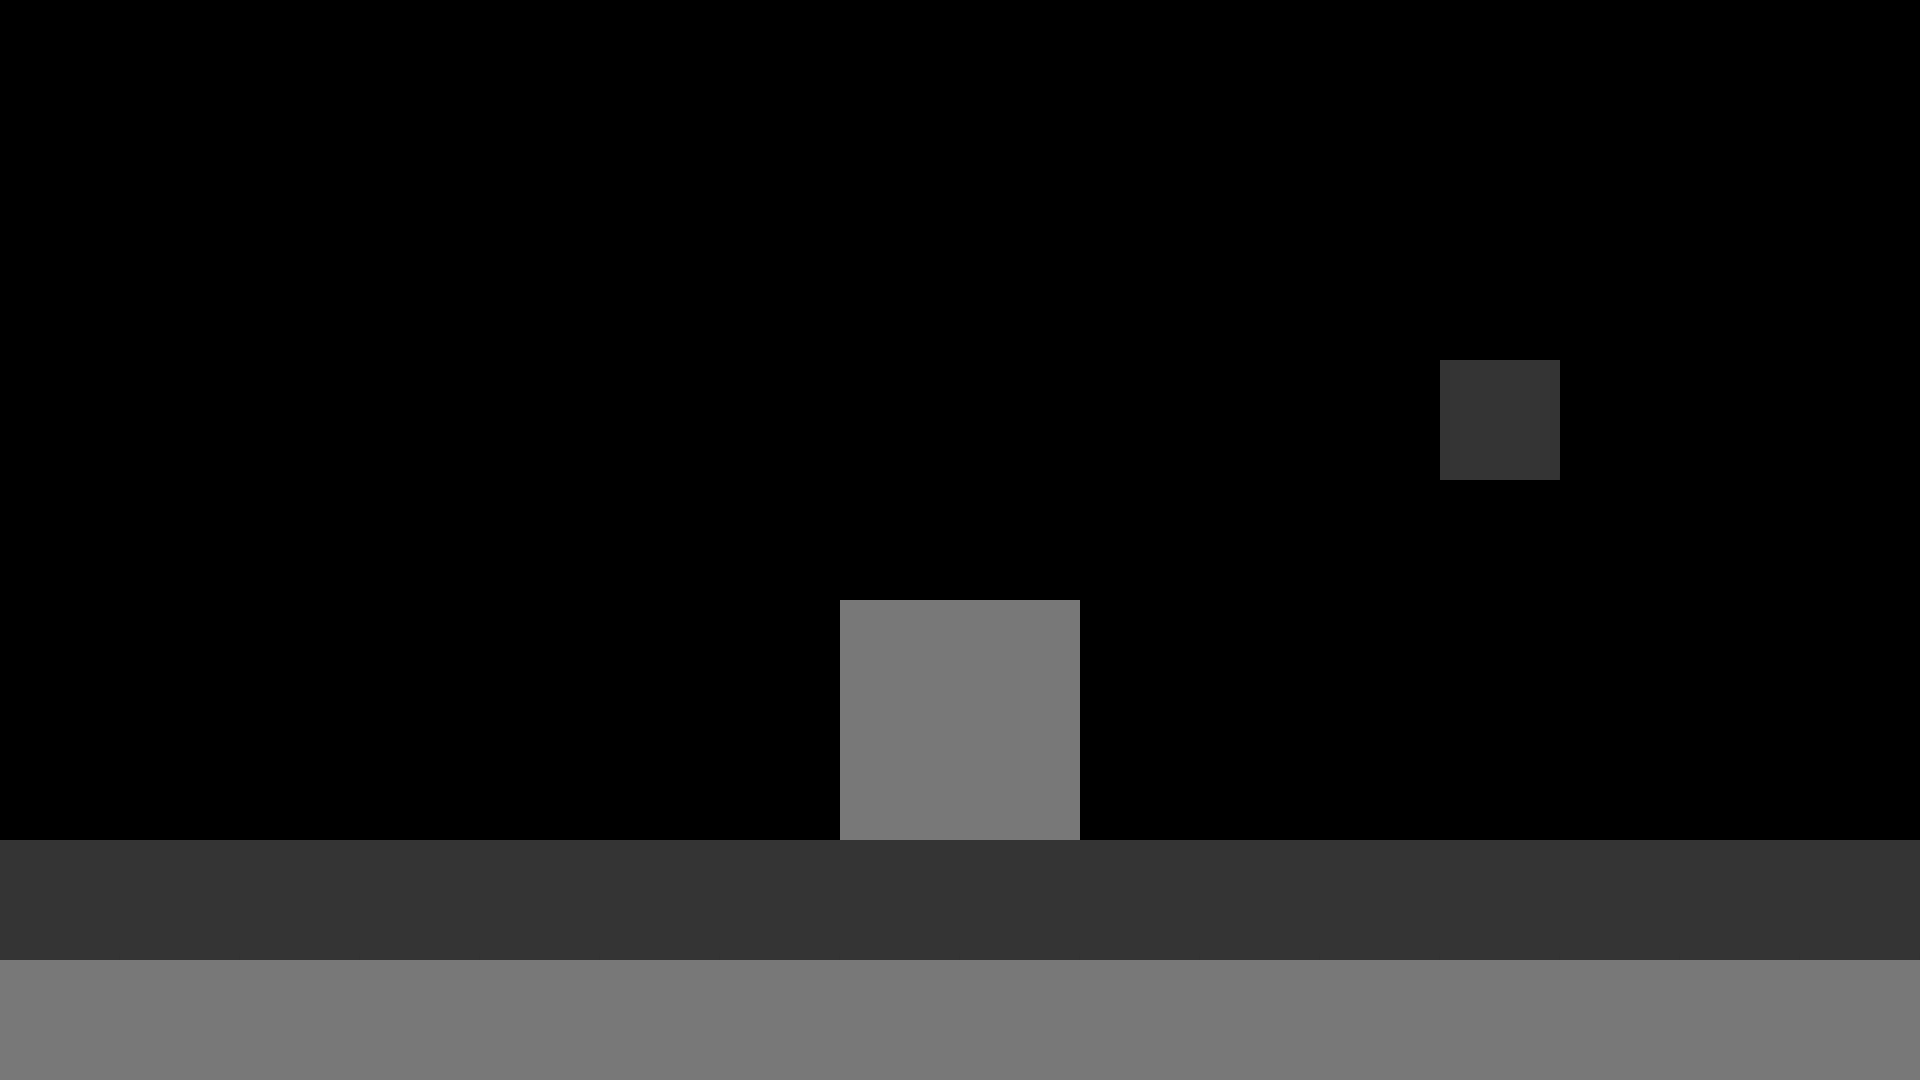

Tiled map render using the project's own tile images. Description and the whole map definition, tile-layer contents included, below:
An orthogonal 16x9 tile map with 120x120 px tiles, 1 tile layer (Calque de Tuiles 1).

<map version="1.9" tiledversion="1.9.2" orientation="orthogonal" renderorder="right-down" width="16" height="9" tilewidth="120" tileheight="120" infinite="0" nextlayerid="2" nextobjectid="1">
 <tileset firstgid="1" source="spritesheet.tsx" />
 <layer id="1" name="Calque de Tuiles 1" width="16" height="9">
  <data encoding="csv">
0,0,0,0,0,0,0,0,0,0,0,0,0,0,0,0,
0,0,0,0,0,0,0,0,0,0,0,0,0,0,0,0,
0,0,0,0,0,0,0,0,0,0,0,0,0,0,0,0,
0,0,0,0,0,0,0,0,0,0,0,0,1,0,0,0,
0,0,0,0,0,0,0,0,0,0,0,0,0,0,0,0,
0,0,0,0,0,0,0,2,2,0,0,0,0,0,0,0,
0,0,0,0,0,0,0,2,2,0,0,0,0,0,0,0,
1,1,1,1,1,1,1,1,1,1,1,1,1,1,1,1,
2,2,2,2,2,2,2,2,2,2,2,2,2,2,2,2
</data>
 </layer>
</map>
